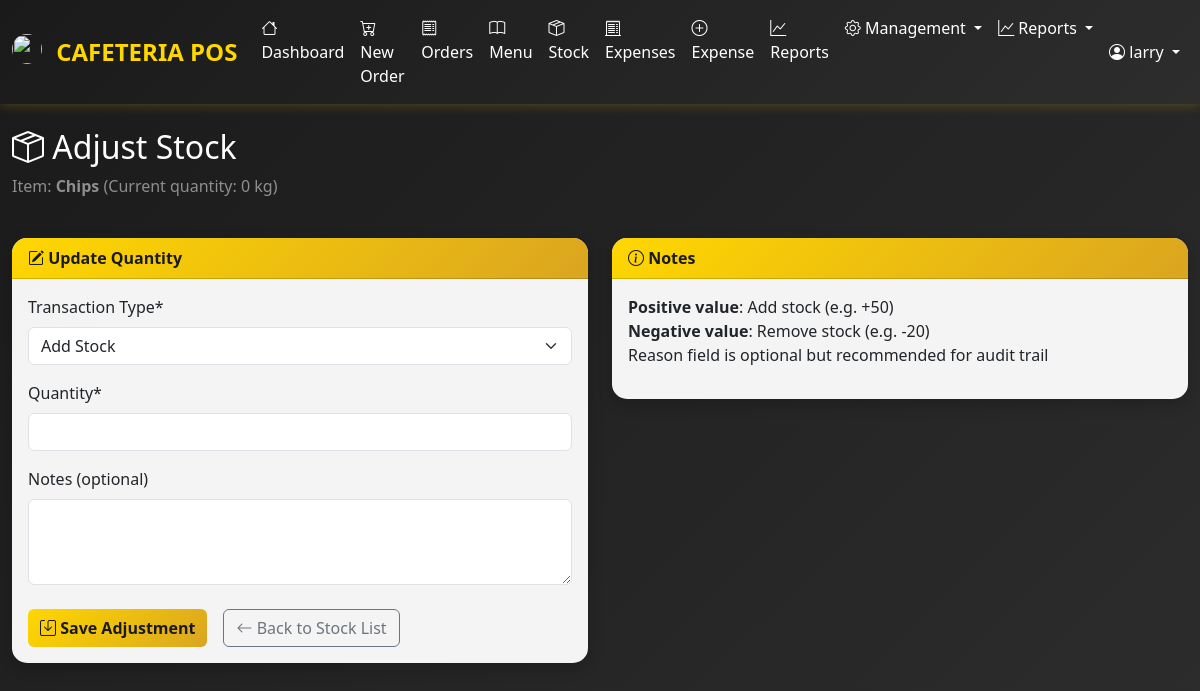
/inventory/stock/4/adjust/ (signed in), run on the app's committed database.
### accounts/models.py (models this page shows, shortened)
class User(AbstractUser):
    ROLE_CHOICES = [
        ('SUPERADMIN', 'Super Admin'),
        ('WAITER', 'Waiter'),
        ('CASHIER', 'Cashier'),
    ]
    role = models.CharField(max_length=20, choices=ROLE_CHOICES, default='WAITER')
    phone_number = models.CharField(max_length=15, blank=True, null=True)
    is_active = models.BooleanField(default=True)
    created_at = models.DateTimeField(auto_now_add=True)
    updated_at = models.DateTimeField(auto_now=True)
    class Meta:
        ordering = ['-date_joined']
    @property
    def is_superadmin(self):
        return self.role == 'SUPERADMIN'
    def get_full_name(self):
        if self.first_name and self.last_name:
            return f"{self.first_name} {self.last_name}"
        return self.username

### inventory/models.py (models this page shows, shortened)
class Stock(models.Model):
    menu_item = models.OneToOneField(
        MenuItem,
        on_delete=models.CASCADE,
        related_name='stock'
    )
    quantity = models.PositiveIntegerField(default=0)
    UNIT_CHOICES = [
        ('pcs', 'Pieces (pcs)'),
        ('kg',  'Kilograms (kg)'),
        ('g',   'Grams (g)'),
        ('l',   'Litres (L)'),
        ('ml',  'Millilitres (ml)'),
        ('pack', 'Packs'),
        ('box',  'Boxes'),
        ('bottle', 'Bottles'),
        ('bag',   'Bags'),
        ('other', 'Other (specify)'),
    ]
    unit = models.CharField(
        max_length=20,
        choices=UNIT_CHOICES,
        default='pcs',
        help_text="Unit of measurement for this stock item"
    )
    custom_unit = models.CharField(
        max_length=50,
        blank=True,
        null=True,
        help_text="Specify custom unit if 'Other' is selected"
    )
    reorder_level = models.PositiveIntegerField(
        default=5,
        help_text="Alert when stock reaches this level"
    )
    notes = models.TextField(
        blank=True,
        null=True,
        help_text="Additional notes or comments"
    )
    last_restocked = models.DateTimeField(auto_now_add=True)
    class Meta:
        ordering = ['menu_item__name']

### menu/models.py (models this page shows, shortened)
class MenuItem(models.Model):
    category = models.ForeignKey(Category, on_delete=models.CASCADE, related_name='items')
    name = models.CharField(max_length=200)
    description = models.TextField(blank=True)
    selling_price = models.DecimalField(
        max_digits=10,
        decimal_places=2,
        default=0.00,
        verbose_name="Selling Price (KSH)"
    )
    image = models.ImageField(upload_to='menu_images/', blank=True, null=True)
    is_active = models.BooleanField(default=True)
    track_inventory = models.BooleanField(
        default=True,
        help_text="Enable inventory tracking for this item"
    )
    is_available = models.BooleanField(default=True)
    is_active = models.BooleanField(default=True)
    created_at = models.DateTimeField(auto_now_add=True)
    updated_at = models.DateTimeField(auto_now=True)
    class Meta:
        ordering = ['category', 'name']
        unique_together = ['category', 'name']

### inventory/views.py (the view)
# urls.py: path('stock/<int:pk>/adjust/', views.stock_adjust, name='stock_adjust'),
@login_required
@user_passes_test(can_manage_stock)
def stock_adjust(request, pk):
    stock = get_object_or_404(Stock, pk=pk)
    if request.method == 'POST':
        form = StockAdjustmentForm(request.POST)
        if form.is_valid():
            transaction_type = form.cleaned_data['transaction_type']
            quantity = form.cleaned_data['quantity']
            notes = form.cleaned_data['notes']
            if transaction_type == 'IN':
                stock.quantity += quantity
            else:
                if stock.quantity < quantity:
                    messages.error(request, f"Not enough stock to remove {quantity} from {stock.menu_item.name}")
                    return redirect('inventory:stock_adjust', pk=pk)
                stock.quantity -= quantity
            stock.notes = notes or stock.notes
            stock.save()
            StockTransaction.objects.create(
                stock=stock,
                transaction_type=transaction_type,
                quantity=quantity,
                balance_after=stock.quantity,
                notes=notes,
               user=request.user
            )
            messages.success(request, f"{transaction_type} {quantity} for {stock.menu_item.name}")
            return redirect('inventory:stock_list')
    else:
        form = StockAdjustmentForm()
    return render(request, 'inventory/stock_adjust.html', {
        'form': form,
        'stock': stock,
        'title': f'Adjust Stock: {stock.menu_item.name}',
    })

### inventory/forms.py
class StockAdjustmentForm(forms.Form):
    TRANSACTION_TYPES = [
        ('IN', 'Add Stock'),
        ('OUT', 'Remove Stock'),
    ]
    transaction_type = forms.ChoiceField(
        choices=TRANSACTION_TYPES,
        widget=forms.Select(attrs={'class': 'form-select'}),
        label="Transaction Type"
    )
    quantity = forms.IntegerField(
        min_value=1,
        widget=forms.NumberInput(attrs={'class': 'form-control'}),
        label="Quantity"
    )
    notes = forms.CharField(
        required=False,
        widget=forms.Textarea(attrs={'class': 'form-control', 'rows': 3}),
        label="Notes (optional)"
    )

### accounts/permissions.py (called while the page is built)
def can_manage_stock(user):
    return user.is_authenticated and user.role in ('SUPERADMIN', 'CASHIER', 'WAITER')

### templates/inventory/stock_adjust.html (shortened to what this page needs)
{% extends 'base.html' %}
{% load crispy_forms_tags %}
{% load static %}
{% block content %}
<div class="container-fluid">
    <div class="row mb-4">
        <div class="col">
            <h2 class="text-white">
                <i class="bi bi-box-seam"></i> Adjust Stock
            </h2>
            <p class="text-white-50">
                Item: <strong>{{ stock.menu_item.name }}</strong>
                (Current quantity: {{ stock.quantity }} {{ stock.unit }})
            </p>
        </div>
    </div>
    <div class="row">
        <div class="col-md-6">
            <div class="card">
                <div class="card-header">
                    <i class="bi bi-pencil-square"></i> Update Quantity
                </div>
                <div class="card-body">
                    <form method="post">
                        {{ form|crispy }}
                        <div class="d-flex gap-3 mt-4">
                            <button type="submit" class="btn btn-primary">
                                <i class="bi bi-save"></i> Save Adjustment
                            </button>
                            <a href="{% url 'inventory:stock_list' %}" class="btn btn-outline-secondary">
                                <i class="bi bi-arrow-left"></i> Back to Stock List
                            </a>
                        </div>
                    </form>
                </div>
            </div>
        </div>
        <div class="col-md-6">
            <div class="card">
                <div class="card-header">
                    <i class="bi bi-info-circle"></i> Notes
                </div>
                <div class="card-body">
                    <ul class="list-unstyled">
                        <li><strong>Positive value</strong>: Add stock (e.g. +50)</li>
                        <li><strong>Negative value</strong>: Remove stock (e.g. -20)</li>
                        <li>Reason field is optional but recommended for audit trail</li>
                    </ul>
                </div>
            </div>
        </div>
    </div>
</div>
{% endblock %}

### templates/base.html (shortened to what this page needs)
{% load static %}
<!DOCTYPE html>
<html lang="en">
<head>
    <link href="https://cdn.jsdelivr.net/npm/bootstrap@5.3.2/dist/css/bootstrap.min.css" rel="stylesheet">
    <link rel="stylesheet" href="https://cdn.jsdelivr.net/npm/bootstrap-icons@1.11.1/font/bootstrap-icons.css">
</head>
<body>
    {% if user.is_authenticated %}
    <nav class="navbar navbar-expand-lg navbar-dark mb-4">
        <div class="container-fluid">
            <a class="navbar-brand" href="{% url 'dashboard:home' %}">
                <img src="{% static 'images/favicon.png' %}" width="30" height="30" class="d-inline-block align-top me-2 rounded-circle" alt="">
                CAFETERIA POS
            </a>
            <div class="collapse navbar-collapse" id="navbarNav">
                <ul class="navbar-nav me-auto">
                    <li class="nav-item">
                        <a class="nav-link" href="{% url 'dashboard:home' %}">
                            <i class="bi bi-house"></i> Dashboard
                        </a>
                    </li>
                    <li class="nav-item">
                        <a class="nav-link" href="{% url 'orders:create_order' %}">
                            <i class="bi bi-cart-plus"></i> New Order
                        </a>
                    </li>
                    <li class="nav-item position-relative">
                        <a class="nav-link" href="{% url 'orders:order_list' %}">
                            <i class="bi bi-receipt"></i> Orders
                        </a>
                    </li>
                    <li class="nav-item">
                        <a class="nav-link" href="{% url 'menu:menuitem_list' %}">
                            <i class="bi bi-book"></i> Menu
                        </a>
                    </li>
                    {% if user.role in 'SUPERADMIN WAITER CASHIER' %}
                    <li class="nav-item">
                        <a class="nav-link" href="{% url 'inventory:stock_list' %}">
                            <i class="bi bi-box-seam"></i> Stock
                        </a>
                    </li>
                    <li class="nav-item">
                        <a class="nav-link" href="{% url 'expenses:expense_list' %}">
                            <i class="bi bi-receipt-cutoff"></i> Expenses
                        </a>
                    </li>
                    {% endif %}
                    {% if perms.can_manage_expenses or user.role in 'SUPERADMIN CASHIER WAITER' %}
                    <li class="nav-item">
                        <a class="nav-link" href="{% url 'expenses:expense_add' %}">
                            <i class="bi bi-plus-circle"></i> Expense
                        </a>
                    </li>
                    {% endif %}
                    {% if user.role == 'SUPERADMIN' %}
                    <li class="nav-item">
                        <a class="nav-link" href="{% url 'reports:sales_report' %}">
                            <i class="bi bi-graph-up"></i> Reports
                        </a>
                    </li>
                    {% elif user.role in 'CASHIER WAITER' %}
                    <li class="nav-item">
                        <a class="nav-link" href="{% url 'reports:today_summary' %}">
                            <i class="bi bi-list-check"></i> Today's Summary
                        </a>
                    </li>
                    {% endif %}
                    {% if user.is_superadmin %}
                    <li class="nav-item dropdown">
                        <a class="nav-link dropdown-toggle" href="#" role="button" data-bs-toggle="dropdown">
                            <i class="bi bi-gear"></i> Management
                        </a>
                    </li>
                    <li class="nav-item dropdown">
                        <a class="nav-link dropdown-toggle" href="#" role="button" data-bs-toggle="dropdown">
                            <i class="bi bi-graph-up"></i> Reports
                        </a>
                    </li>
                    {% endif %}
                </ul>
                <ul class="navbar-nav">
                    <li class="nav-item dropdown">
                        <a class="nav-link dropdown-toggle" href="#" role="button" data-bs-toggle="dropdown">
                            <i class="bi bi-person-circle"></i> {{ user.get_full_name }}
                        </a>
                    </li>
                </ul>
            </div>
        </div>
    </nav>
    {% endif %}
    <main>
        {% block content %}{% endblock %}
    </main>
</body>
</html>

### templates/base.html (style rules this page uses)
:root { --gold: #FFD700; --gold-dark: #DAA520; --gold-light: #FFF8DC; --dark: #1a1a1a; --gray: #6c757d; }
body { font-family: 'Segoe UI', Tahoma, Geneva, Verdana, sans-serif; background: linear-gradient(135deg, #1a1a1a 0%, #2d2d2d 100%); min-height: 100vh; }
.navbar { background: linear-gradient(135deg, var(--dark) 0%, #2d2d2d 100%); box-shadow: 0 2px 10px rgba(255, 215, 0, 0.2); }
.navbar-brand { color: var(--gold) !important; font-weight: bold; font-size: 1.5rem; }
.nav-link { color: #fff !important; transition: all 0.3s; }
.card { background: rgba(255, 255, 255, 0.95); border: none; border-radius: 15px; box-shadow: 0 5px 15px rgba(0, 0, 0, 0.2); transition: all 0.3s; }
.card-header { background: linear-gradient(135deg, var(--gold) 0%, var(--gold-dark) 100%); color: var(--dark); font-weight: bold; border-radius: 15px 15px 0 0 !important; }
.btn-primary { background: linear-gradient(135deg, var(--gold) 0%, var(--gold-dark) 100%); border: none; color: var(--dark); font-weight: bold; transition: all 0.3s; }

### data on the page
User: get_full_name "larry"
Stock: menu_item.name "Chips", quantity "0", unit "kg"
